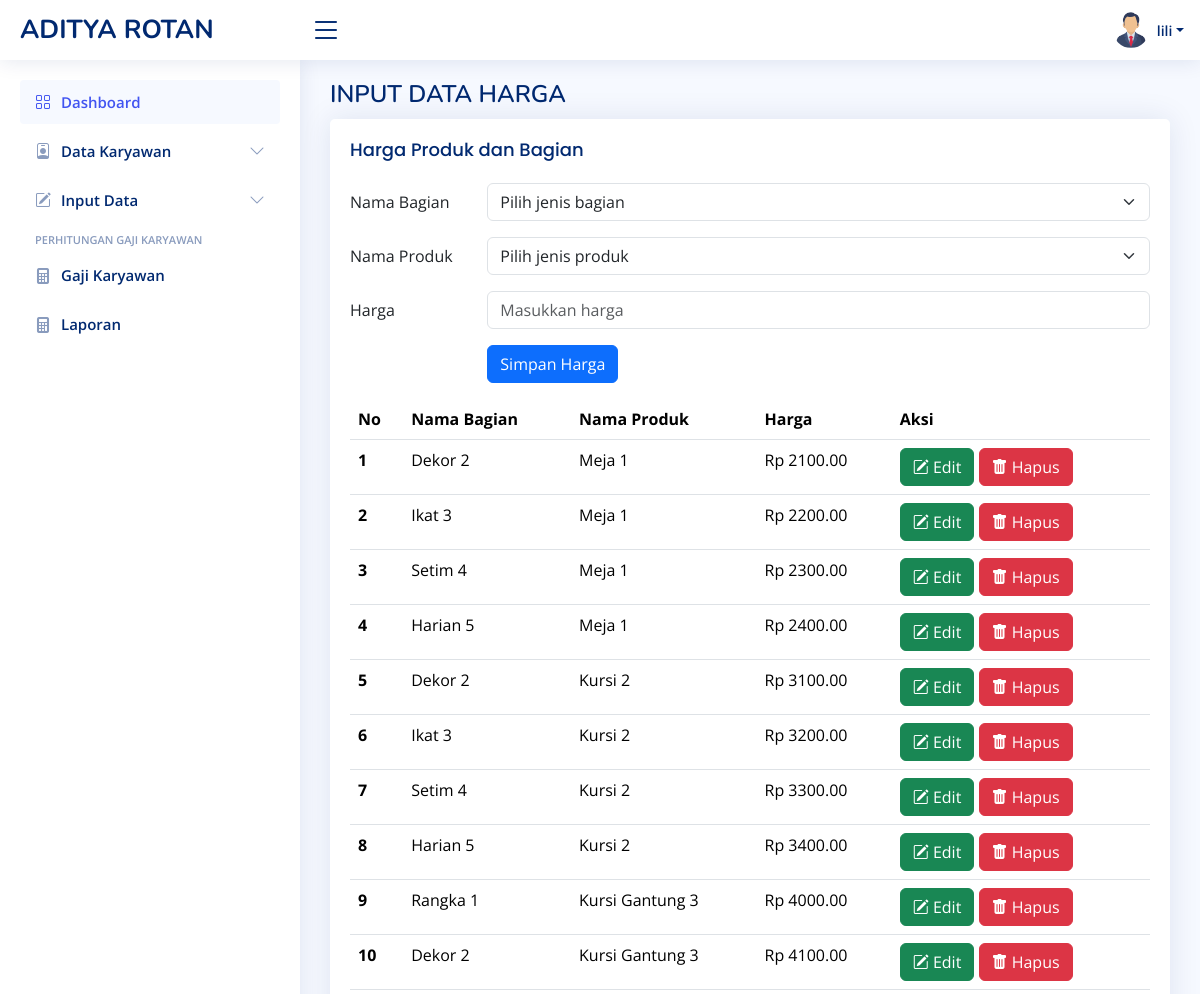
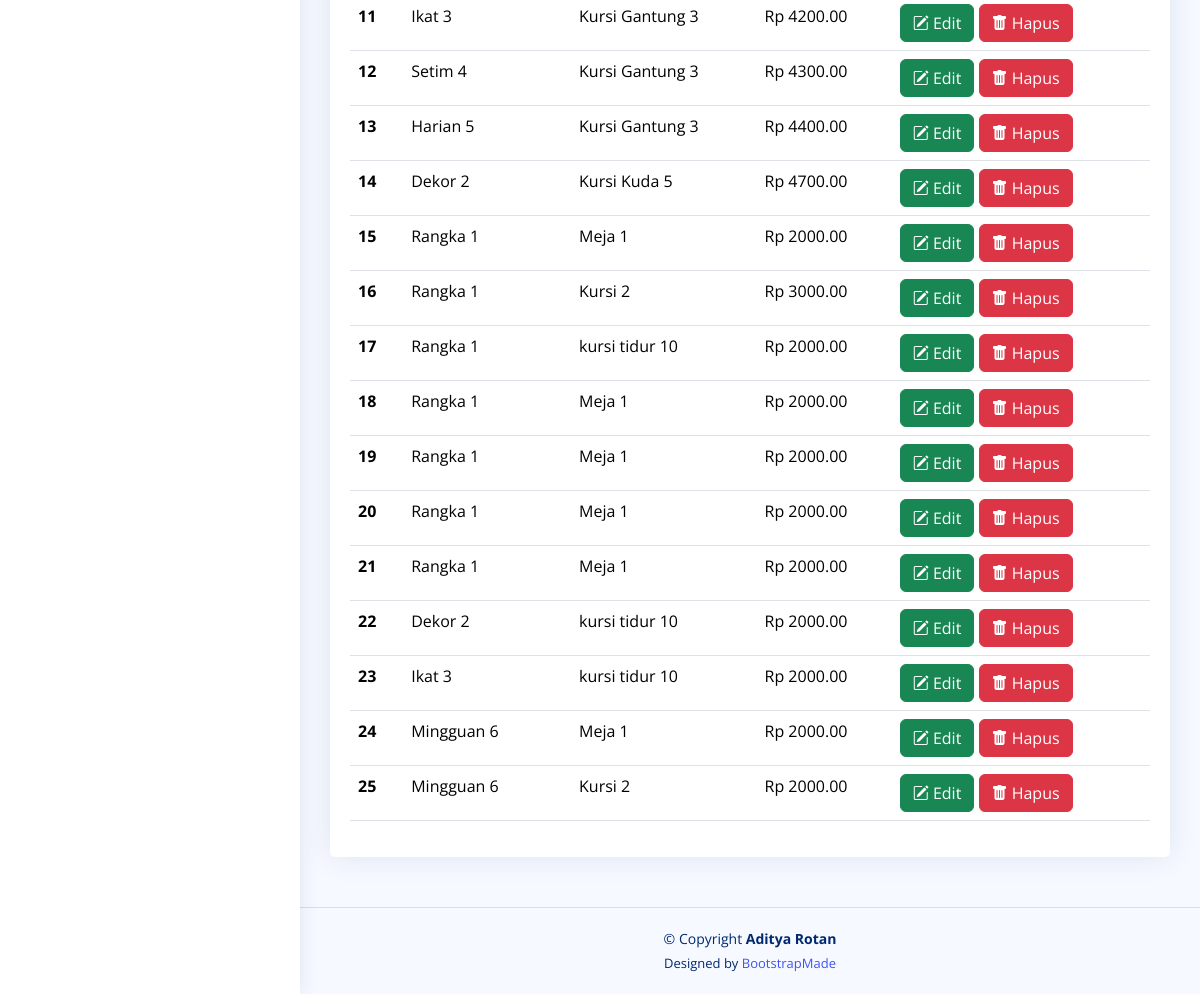
/input_harga.php (signed in), run on the app's committed database (2 pictures, top to bottom).
### tables this page shows
CREATE TABLE `akun` (
  `id_user` int(5) NOT NULL,
  `username` varchar(100) NOT NULL,
  `email` varchar(100) NOT NULL,
  `password` varchar(100) NOT NULL,
  `photo` varchar(255) NOT NULL,
  `telp` varchar(13) NOT NULL
);

CREATE TABLE `harga` (
  `id_harga` int(11) NOT NULL,
  `id_produk` int(11) DEFAULT NULL,
  `id_bagian` int(11) DEFAULT NULL,
  `harga` decimal(10,2) NOT NULL
);

CREATE TABLE `bagian` (
  `id_bagian` int(11) NOT NULL,
  `nama_bagian` varchar(255) NOT NULL
);

CREATE TABLE `produk` (
  `id_produk` int(11) NOT NULL,
  `nama_produk` varchar(255) NOT NULL,
  `foto_produk` varchar(100) NOT NULL,
  `deskripsi_produk` text DEFAULT NULL
);

### input_harga.php (the view, shortened to what this page needs)
<?php
require 'function.php';
?>
<?php include "template/header.php"; ?>
<?php include "template/sidebar.php"; ?>
  <main id="main" class="main">
    <div class="pagetitle">
      <h1>INPUT DATA HARGA</h1>
    </div>
    <section class="section">
        <div class="row">
            <div class="col-lg-12">
            <div class="card">
                <div class="card-body">
                <h5 class="card-title">Harga Produk dan Bagian</h5>
                <form action="" method="POST">
                    <div class="row mb-3">
                        <label for="inputEmail3" class="col-sm-2 col-form-label">Nama Bagian</label>
                        <div class="col-sm-10">
                            <select name="id_bagian" class="form-select" aria-label="Default select example" required>
                                <option selected>Pilih jenis bagian</option>
                            </select>
                        </div>
                    </div>
                    <div class="row mb-3">
                        <label for="inputEmail3" class="col-sm-2 col-form-label">Nama Produk</label>
                        <div class="col-sm-10">
                            <select name="id_produk" class="form-select" aria-label="Default select example" required>
                                <option selected>Pilih jenis produk</option>
                            </select>
                        </div>
                    </div>
                    <div class="row mb-3">
                        <label for="inputText" class="col-sm-2 col-form-label">Harga</label>
                        <div class="col-sm-10">
                            <input type="text" name="harga" class="form-control" placeholder="Masukkan harga" required>
                        </div>
                    </div>
                    <div class="row mb-3">
                        <label for="inputText" class="col-sm-2 col-form-label"></label>
                        <div class="col-sm-4">
                        <button type="submit" name="submit" class="btn btn-primary">Simpan Harga</button>
                        </div>
                    </div>
                </form>
                <table class="table datatable">
                    <thead>
                      <tr>
                          <th scope="col">No</th>
                          <th scope="col">Nama Bagian</th>
                          <th scope="col">Nama Produk</th>
                          <th scope="col">Harga</th>
                          <th scope="col">Aksi</th>
                      </tr>
                    </thead>
                    <tbody>
                    <?php
                      include 'koneksi.php';
                      $no = 1;
                      $data = mysqli_query($koneksi,"SELECT harga.*, produk.nama_produk, bagian.nama_bagian from harga
                                                     join produk on harga.id_produk = produk.id_produk
                                                     join bagian on harga.id_bagian = bagian.id_bagian;"
                                                     );
                      while($d = mysqli_fetch_array($data)){
                    ?>
                    <tr>
                      <th scope="row"><?= $no++; ?></th>
                      <td><?= $d["nama_bagian"]; ?> <?= $d["id_bagian"]; ?></td>
                      <td><?= $d["nama_produk"]; ?> <?= $d["id_produk"]; ?></td>
                      <td>Rp <?= $d["harga"]; ?></td>
                      <td>
                        <a href="update_harga.php?id=<?php echo $d['id_harga']; ?>" class="btn btn-success"><i class="bi bi-pencil-square"></i> Edit</a>
                        <a href="hapus_harga.php?id=<?php echo $d['id_harga']; ?>" class="btn btn-danger" onclick="return confirm('Apakah Anda yakin ingin menghapus harga ini?')"><i class="bi bi-trash-fill"></i>  Hapus</a>
                      </td>
                    </tr>
                    <?php
                      }
                    ?>
                    </tbody>
                </table>
                </div>
            </div>
            </div>
        </div>
    </section>
  </main>
<?php include "template/footer.php"; ?>

### template/header.php (shortened to what this page needs)
<?php
include_once("koneksi.php");
$username = $_SESSION['username'];
$sql = "SELECT * FROM akun WHERE username = '$username'";
$query = mysqli_query($koneksi, $sql);
$akun = mysqli_fetch_assoc($query);
?>
<!DOCTYPE html>
<html lang="en">
  <head>
    <link href="assets/vendor/bootstrap/css/bootstrap.min.css" rel="stylesheet" />
    <link href="assets/vendor/bootstrap-icons/bootstrap-icons.css" rel="stylesheet" />
    <link href="assets/vendor/boxicons/css/boxicons.min.css" rel="stylesheet" />
    <link href="assets/vendor/quill/quill.snow.css" rel="stylesheet" />
    <link href="assets/vendor/quill/quill.bubble.css" rel="stylesheet" />
    <link href="assets/vendor/remixicon/remixicon.css" rel="stylesheet" />
    <link href="assets/vendor/simple-datatables/style.css" rel="stylesheet" />
    <link href="assets/css/style.css" rel="stylesheet" />
  </head>
  <body>
    <header id="header" class="header fixed-top d-flex align-items-center">
      <div class="d-flex align-items-center justify-content-between">
        <a href="index.html" class="logo d-flex align-items-center">
          <span class="d-none d-lg-block">ADITYA ROTAN</span>
        </a>
        <i class="bi bi-list toggle-sidebar-btn"></i>
      </div>
      <nav class="header-nav ms-auto">
        <ul class="d-flex align-items-center">
          <li class="nav-item dropdown pe-3">
            <a class="nav-link nav-profile d-flex align-items-center pe-0" href="#" data-bs-toggle="dropdown">
              <?php
              if ($akun['photo'] == "") {
              ?>
                  <img src="assets/img/user.png" alt="Profile.php" class="rounded-circle">
              <?php
              } else {
              ?>
                  <img src="assets/img/<?= $akun['photo'] ?>" alt="Profile.php" class="rounded-circle">
              <?php
              }
              ?>
              <span class="d-none d-md-block dropdown-toggle ps-2"><?= $username; ?></span> </a
            >
          </li>
        </ul>
      </nav>
    </header>

### assets/css/style.css (style rules this page uses)
:root { scroll-behavior: smooth; }
body { font-family: "Open Sans", sans-serif; background: #f6f9ff; color: #444444; }
a { color: #4154f1; text-decoration: none; }
h1, h2, h3, h4, h5, h6 { font-family: "Nunito", sans-serif; }
#main { margin-top: 60px; padding: 20px 30px; transition: all 0.3s; }
.pagetitle { margin-bottom: 10px; }
.pagetitle h1 { font-size: 24px; margin-bottom: 0; font-weight: 600; color: #012970; }
.card { margin-bottom: 30px; border: none; border-radius: 5px; box-shadow: 0px 0 30px rgba(1, 41, 112, 0.1); }
.card-title { padding: 20px 0 15px 0; font-size: 18px; font-weight: 500; color: #012970; font-family: "Poppins", sans-serif; }
.card-body { padding: 0 20px 20px 20px; }
.logo { line-height: 1; }
@media (min-width: 1200px) { .logo { width: 280px; } }
.logo span { font-size: 26px; font-weight: 700; color: #012970; font-family: "Nunito", sans-serif; }
.header { transition: all 0.5s; z-index: 997; height: 60px; box-shadow: 0px 2px 20px rgba(1, 41, 112, 0.1); background-color: #fff; padding-left: 20px; }
.header .toggle-sidebar-btn { font-size: 32px; padding-left: 10px; cursor: pointer; color: #012970; }
.header-nav ul { list-style: none; }
.header-nav > ul { margin: 0; padding: 0; }
.header-nav .nav-profile { color: #012970; }
.header-nav .nav-profile img { max-height: 36px; }
.header-nav .nav-profile span { font-size: 14px; font-weight: 600; }
@media (min-width: 1200px) { #main, #footer { margin-left: 300px; } }

### data on the page
akun: photo (picture)
harga: id_bagian.nama_bagian "Dekor", id_bagian "2", id_produk.nama_produk "Meja", id_produk "1", harga "2100.00"
harga: id_bagian.nama_bagian "Ikat", id_bagian "3", id_produk.nama_produk "Meja", id_produk "1", harga "2200.00"
harga: id_bagian.nama_bagian "Setim", id_bagian "4", id_produk.nama_produk "Meja", id_produk "1", harga "2300.00"
harga: id_bagian.nama_bagian "Harian", id_bagian "5", id_produk.nama_produk "Meja", id_produk "1", harga "2400.00"
harga: id_bagian.nama_bagian "Dekor", id_bagian "2", id_produk.nama_produk "Kursi", id_produk "2", harga "3100.00"
harga: id_bagian.nama_bagian "Ikat", id_bagian "3", id_produk.nama_produk "Kursi", id_produk "2", harga "3200.00"
harga: id_bagian.nama_bagian "Setim", id_bagian "4", id_produk.nama_produk "Kursi", id_produk "2", harga "3300.00"
harga: id_bagian.nama_bagian "Harian", id_bagian "5", id_produk.nama_produk "Kursi", id_produk "2", harga "3400.00"
harga: id_bagian.nama_bagian "Rangka", id_bagian "1", id_produk.nama_produk "Kursi Gantung", id_produk "3", harga "4000.00"
harga: id_bagian.nama_bagian "Dekor", id_bagian "2", id_produk.nama_produk "Kursi Gantung", id_produk "3", harga "4100.00"
harga: id_bagian.nama_bagian "Ikat", id_bagian "3", id_produk.nama_produk "Kursi Gantung", id_produk "3", harga "4200.00"
harga: id_bagian.nama_bagian "Setim", id_bagian "4", id_produk.nama_produk "Kursi Gantung", id_produk "3", harga "4300.00"
harga: id_bagian.nama_bagian "Harian", id_bagian "5", id_produk.nama_produk "Kursi Gantung", id_produk "3", harga "4400.00"
harga: id_bagian.nama_bagian "Dekor", id_bagian "2", id_produk.nama_produk "Kursi Kuda", id_produk "5", harga "4700.00"
harga: id_bagian.nama_bagian "Rangka", id_bagian "1", id_produk.nama_produk "Meja", id_produk "1", harga "2000.00"
harga: id_bagian.nama_bagian "Rangka", id_bagian "1", id_produk.nama_produk "Kursi", id_produk "2", harga "3000.00"
harga: id_bagian.nama_bagian "Rangka", id_bagian "1", id_produk.nama_produk "kursi tidur", id_produk "10", harga "2000.00"
harga: id_bagian.nama_bagian "Rangka", id_bagian "1", id_produk.nama_produk "Meja", id_produk "1", harga "2000.00"
harga: id_bagian.nama_bagian "Rangka", id_bagian "1", id_produk.nama_produk "Meja", id_produk "1", harga "2000.00"
harga: id_bagian.nama_bagian "Rangka", id_bagian "1", id_produk.nama_produk "Meja", id_produk "1", harga "2000.00"
harga: id_bagian.nama_bagian "Rangka", id_bagian "1", id_produk.nama_produk "Meja", id_produk "1", harga "2000.00"
harga: id_bagian.nama_bagian "Dekor", id_bagian "2", id_produk.nama_produk "kursi tidur", id_produk "10", harga "2000.00"
harga: id_bagian.nama_bagian "Ikat", id_bagian "3", id_produk.nama_produk "kursi tidur", id_produk "10", harga "2000.00"
harga: id_bagian.nama_bagian "Mingguan", id_bagian "6", id_produk.nama_produk "Meja", id_produk "1", harga "2000.00"
harga: id_bagian.nama_bagian "Mingguan", id_bagian "6", id_produk.nama_produk "Kursi", id_produk "2", harga "2000.00"

### other printed values
$username "lili"
